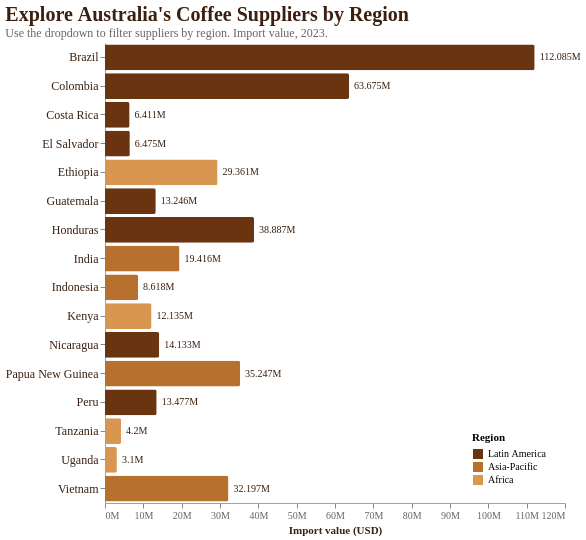

Here is the Vega-Lite specification saved for this chart:
### Vega-Lite specification from a JSON file in a GitHub repository (floating-point values rounded to 4 significant figures)
{"$schema": "https://vega.github.io/schema/vega-lite/v5.json", "title": {"text": "Explore Australia's Coffee Suppliers by Region", "subtitle": "Use the dropdown to filter suppliers by region. Import value, 2023.", "anchor": "start", "fontSize": 20, "subtitleFontSize": 12, "subtitleColor": "#666", "color": "#3C1F0F", "font": "Georgia, 'Times New Roman', serif", "subtitleFont": "Georgia, 'Times New Roman', serif", "labelFont": "Georgia, 'Times New Roman', serif"}, "width": 460, "height": 460, "data": {"values": [{"country": "Brazil", "value": 112085, "region": "Latin America"}, {"country": "Colombia", "value": 63675, "region": "Latin America"}, {"country": "Honduras", "value": 38887, "region": "Latin America"}, {"country": "Papua New Guinea", "value": 35247, "region": "Asia-Pacific"}, {"country": "Vietnam", "value": 32197, "region": "Asia-Pacific"}, {"country": "Ethiopia", "value": 29361, "region": "Africa"}, {"country": "India", "value": 19416, "region": "Asia-Pacific"}, {"country": "Nicaragua", "value": 14133, "region": "Latin America"}, {"country": "Peru", "value": 13477, "region": "Latin America"}, {"country": "Guatemala", "value": 13246, "region": "Latin America"}, {"country": "Kenya", "value": 12135, "region": "Africa"}, {"country": "Indonesia", "value": 8618, "region": "Asia-Pacific"}, {"country": "El Salvador", "value": 6475, "region": "Latin America"}, {"country": "Costa Rica", "value": 6411, "region": "Latin America"}, {"country": "Tanzania", "value": 4200, "region": "Africa"}, {"country": "Uganda", "value": 3100, "region": "Africa"}]}, "params": [{"name": "Region", "value": "All", "bind": {"input": "select", "options": ["All", "Latin America", "Asia-Pacific", "Africa"], "name": "Region: "}}], "transform": [{"filter": "Region == 'All' || datum.region == Region"}, {"calculate": "datum.value * 1000", "as": "value_usd"}], "layer": [{"mark": {"type": "bar", "cornerRadiusEnd": 2, "labelFont": "Georgia, 'Times New Roman', serif", "titleFont": "Georgia, 'Times New Roman', serif"}, "encoding": {"y": {"field": "country", "type": "nominal", "sort": "-x", "title": null, "axis": {"labelFontSize": 12, "labelColor": "#3C1F0F", "labelFont": "Georgia, 'Times New Roman', serif", "titleFont": "Georgia, 'Times New Roman', serif"}}, "x": {"field": "value_usd", "type": "quantitative", "title": "Import value (USD)", "axis": {"titleColor": "#3C1F0F", "labelColor": "#666", "grid": false, "format": "~s", "labelExpr": "replace(datum.label, 'G', 'B')", "labelFont": "Georgia, 'Times New Roman', serif", "titleFont": "Georgia, 'Times New Roman', serif"}}, "color": {"field": "region", "type": "nominal", "scale": {"domain": ["Latin America", "Asia-Pacific", "Africa"], "range": ["#6B3410", "#B8702F", "#D89651"]}, "legend": {"title": "Region", "orient": "bottom-right", "labelFont": "Georgia, 'Times New Roman', serif", "titleFont": "Georgia, 'Times New Roman', serif"}}, "tooltip": [{"field": "country", "type": "nominal", "title": "Country"}, {"field": "region", "type": "nominal", "title": "Region"}, {"field": "value_usd", "type": "quantitative", "title": "Value (USD)", "format": "$~s"}]}}, {"mark": {"type": "text", "align": "left", "dx": 5, "fontSize": 10, "color": "#3C1F0F", "labelFont": "Georgia, 'Times New Roman', serif", "titleFont": "Georgia, 'Times New Roman', serif"}, "encoding": {"y": {"field": "country", "type": "nominal", "sort": "-x"}, "x": {"field": "value_usd", "type": "quantitative"}, "text": {"field": "value_usd", "type": "quantitative", "format": "~s"}}}], "config": {"view": {"stroke": null}, "background": "transparent", "axis": {"domainColor": "#D89651", "labelFont": "Georgia, 'Times New Roman', serif", "titleFont": "Georgia, 'Times New Roman', serif"}, "font": "Georgia, 'Times New Roman', serif", "legend": {"labelFont": "Georgia, 'Times New Roman', serif", "titleFont": "Georgia, 'Times New Roman', serif"}, "header": {"labelFont": "Georgia, 'Times New Roman', serif", "titleFont": "Georgia, 'Times New Roman', serif"}, "title": {"font": "Georgia, 'Times New Roman', serif", "subtitleFont": "Georgia, 'Times New Roman', serif", "labelFont": "Georgia, 'Times New Roman', serif"}}}
